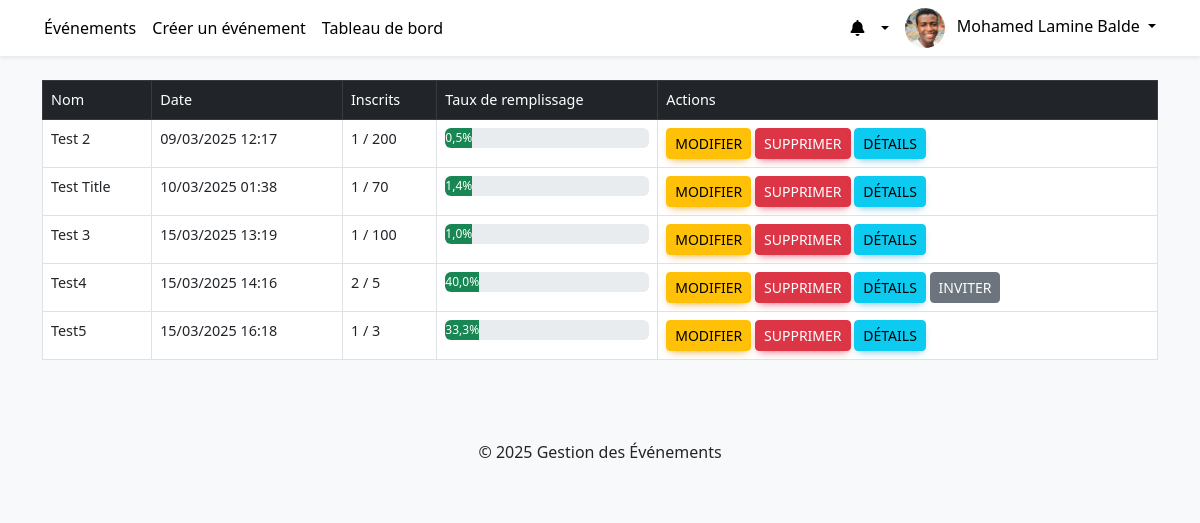
/events/mes-articles/ (signed in), run on the app's committed database.
### users/models.py (models this page shows, shortened)
class User(AbstractUser):
    uid = models.UUIDField(primary_key=True, default=uuid.uuid4, editable=False)
    ROLE_CHOICES = (
        ('organisator', 'Organisateur'),
        ('participant', 'Participant'),
    )
    first_name = models.CharField(max_length=20)
    last_name = models.CharField(max_length=40)
    username = models.CharField(max_length=150, unique=True)
    email = models.EmailField(unique=True)
    role = models.CharField(max_length=20, choices=ROLE_CHOICES, default='participant')
    profile_image = models.ImageField(upload_to='profile_images/', null=True, blank=True)
    email_confirmed = models.BooleanField(default=False)
    is_active = models.BooleanField(default=True)
    is_staff = models.BooleanField(default=False)
    confirmation_token = models.CharField(max_length=64, blank=True, null=True)
    reset_password_token = models.CharField(max_length=64, blank=True, null=True)
    reset_token_expires_at = models.DateTimeField(blank=True, null=True)
    USERNAME_FIELD = 'email'
    REQUIRED_FIELDS = ['username']
    objects = UserManager()

### events/models.py (models this page shows, shortened)
class Event(models.Model):
    STATUS_CHOICES = (
        ('public', 'Public'),
        ('private', 'Privé'),
    )
    uid = models.UUIDField(primary_key=True, default=uuid.uuid4, editable=False)
    title = models.CharField(max_length=255)
    description = models.TextField()
    image = models.ImageField(upload_to='event_images/', null=True, blank=True)
    location = models.CharField(max_length=255)
    start_date = models.DateTimeField()
    end_date = models.DateTimeField()
    capacity = models.PositiveIntegerField()
    price = models.DecimalField(max_digits=8, decimal_places=2)
    status = models.CharField(max_length=20, choices=STATUS_CHOICES, default='public')
    organizer = models.ForeignKey(settings.AUTH_USER_MODEL, on_delete=models.CASCADE, related_name='organized_events')
    category = models.ForeignKey(Category, on_delete=models.CASCADE, related_name='events')
    is_free = models.BooleanField(default=False)
    is_private = models.BooleanField(default=False)

### events/views.py (the view)
# urls.py: path('mes-articles/', user_articles, name='user_articles'),
@login_required
def user_articles(request):
    articles_list = Event.objects.filter(organizer=request.user).order_by('end_date')
    paginator = Paginator(articles_list, 10)
    page_number = request.GET.get('page')
    articles = paginator.get_page(page_number)
    return render(request, 'events/user_articles.html', {'articles': articles})

### events/templatetags/math_extras.py (called while the page is built)
@register.filter
def div(value, arg):
    try:
        value = float(value)
        arg = float(arg)
        if arg == 0:
            return 0
        return value / arg
    except (ValueError, TypeError):
        return 0

@register.filter
def multiply(value, arg):
    try:
        return float(value) * float(arg)
    except (ValueError, TypeError):
        return 0

### events/templates/events/user_articles.html
{% extends "events/base.html" %}
{% load static %}
{% load math_extras %}
{% block content %}
<div class="table-responsive">
    <table class="table table-hover table-bordered">
        <thead class="table-dark">
            <tr>
                <th>Nom</th>
                <th>Date</th>
                <th>Inscrits</th>
                <th>Taux de remplissage</th>
                <th>Actions</th>
            </tr>
        </thead>
        <tbody>
            {% for event in articles %}
            <tr>
                <td>{{ event.title }}</td>
                <td>{{ event.start_date|date:"d/m/Y H:i" }}</td>
                <td>{{ event.tickets.count }} / {{ event.capacity }}</td>
                {% if event.capacity > 0 %}
                    {% with event.tickets.count|div:event.capacity|multiply:100 as percentage %}
                    <td>
                        <div class="progress" style="height: 20px;">
                            <div class="progress-bar
                                {% if percentage >= 75 %} bg-danger
                                {% elif percentage >= 50 %} bg-warning
                                {% else %} bg-success {% endif %}"
                                role="progressbar"
                                style="width: {{ percentage }}%;"
                                aria-valuenow="{{ percentage }}"
                                aria-valuemin="0"
                                aria-valuemax="100">
                                {{ percentage|floatformat:1 }}%
                            </div>
                        </div>
                    </td>
                    {% endwith %}
                {% else %}
                    <td><span class="badge bg-secondary">Capacité non définie</span></td>
                {% endif %}
                <td>
                    <a href="{% url 'events:edit' event.uid %}" class="btn btn-sm btn-warning">Modifier</a>
                    <a href="{% url 'events:delete' event.uid %}" class="btn btn-sm btn-danger">Supprimer</a>
                    <a href="{% url 'events:detail' event.uid %}" class="btn btn-sm btn-info">Détails</a>
                    {% if event.is_private %}
                        <a href="{% url 'events:send_invitation' event.uid %}" class="btn btn-sm btn-secondary">Inviter</a>
                    {% endif %}
                </td>
            </tr>
            {% empty %}
            <tr>
                <td colspan="5" class="text-center text-muted">Aucun événement trouvé.</td>
            </tr>
            {% endfor %}
        </tbody>
    </table>
</div>
{% endblock %}

### events/templates/events/base.html (shortened to what this page needs)
{% load static %}
{% load static math_extras %}
<!DOCTYPE html>
<html lang="fr">
<head>
    <link rel="stylesheet" href="https://cdnjs.cloudflare.com/ajax/libs/mdb-ui-kit/6.4.2/mdb.min.css">
    <link rel="stylesheet" href="https://cdn.jsdelivr.net/npm/bootstrap@5.3.0/dist/css/bootstrap.min.css">
    <link rel="stylesheet" href="https://cdnjs.cloudflare.com/ajax/libs/font-awesome/6.0.0/css/all.min.css">
</head>
<body>
<nav class="navbar navbar-expand-lg navbar-light bg-white shadow-sm sticky-top px-4 py-0">
    <div class="container-fluid">
        <div class="collapse navbar-collapse" id="mainNavbar">
            <ul class="navbar-nav mb-2 mb-lg-0">
                <li class="nav-item">
                    <a class="nav-link" href="{% url 'events:list' %}">Événements</a>
                </li>
                {% if request.user.is_authenticated %}
                    {% if request.user.role == "organisator" %}
                        <li class="nav-item">
                            <a class="nav-link" href="{% url 'events:create' %}">Créer un événement</a>
                        </li>
                        <li class="nav-item">
                            <a class="nav-link" href="{% url 'events:dashboard' %}">Tableau de bord</a>
                        </li>
                    {% elif request.user.role == "participant" %}
                        <li class="nav-item">
                            <a class="nav-link" href="{% url 'events:my_tickets' %}">Mes billets</a>
                        </li>
                    {% endif %}
                {% endif %}
            </ul>
        </div>
        <div class="navbar-nav align-items-center">
            {% if request.user.is_authenticated %}
                <div class="nav-item dropdown">
                    <a href="#" class="nav-link dropdown-toggle" data-bs-toggle="dropdown">
                        <i class="fa fa-bell me-lg-2"></i>
                    </a>
                </div>
                <div class="nav-item dropdown">
                    <a href="#" class="nav-link dropdown-toggle" data-bs-toggle="dropdown">
                        <img class="rounded-circle me-lg-2"
                             src="{% if request.user.profile_image %}{{ request.user.profile_image.url }}{% else %}{% static 'img/default-user.jpg' %}{% endif %}"
                             alt="Profil"
                             style="width: 40px; height: 40px; object-fit: cover;">
                        <span class="d-none d-lg-inline-flex">{{ request.user.get_full_name|default:request.user.username }}</span>
                    </a>
                </div>
            {% else %}
                <a href="{% url 'users:login' %}" class="btn btn-primary btn-sm ms-3">Se connecter</a>
            {% endif %}
        </div>
    </div>
</nav>
<div class="container mt-4">
    {% block content %}{% endblock %}
</div>
<footer class="text-center mt-5 py-3 bg-light">
    <p>© 2025 Gestion des Événements</p>
</footer>
</body>
</html>

### events/templates/events/base.html (style rules this page uses)
body { background-color: #f8f9fa; }
.navbar { background-color: white; box-shadow: 0px 4px 6px rgba(0, 0, 0, 0.1); }
.navbar .nav-link, .navbar .navbar-brand { color: black !important; font-weight: 500; }

### data on the page
User: profile_image (picture), user.get_full_name "Mohamed Lamine Balde"
Event: title "Test 2", start_date "09/03/2025 12:17", tickets.count "1", capacity "200", percentage "0,5"
Event: title "Test Title", start_date "10/03/2025 01:38", tickets.count "1", capacity "70", {{ percentage }} 1,4285714285714286 (drawn), percentage "1,4"
Event: title "Test 3", start_date "15/03/2025 13:19", tickets.count "1", capacity "100", percentage "1,0"
Event: title "Test4", start_date "15/03/2025 14:16", tickets.count "2", capacity "5", percentage "40,0", is_private "INVITER"
Event: title "Test5", start_date "15/03/2025 16:18", tickets.count "1", capacity "3", {{ percentage }} 33,33333333333333 (drawn), percentage "33,3"
